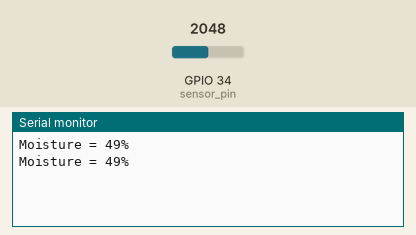
Simulated run of this sketch. Board: ESP32. Parts: the last lines printed to the serial monitor. Inputs (shaded band) come from the test bench; at power-on: GPIO 34 (sensor_pin) = 2048.

Above: at 1.8 s.
1.9 s: GPIO 34 (sensor_pin) set to 2866
At 2.7 s:
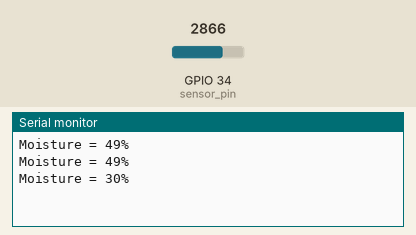
3.4 s: GPIO 34 (sensor_pin) set to 3603
At 4.8 s:
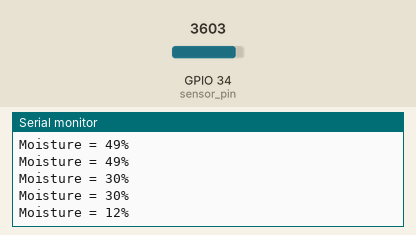
Timing chart, 0 to 6.4 s (numbered marks = the images above; inputs shaded):
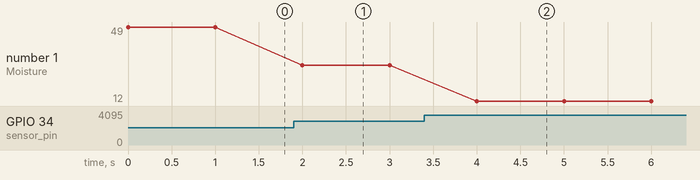

The sketch:

Soil_Moisture_Test.ino
```cpp
/*
  ESP32 Soil Moisture Sensor
  http:://www.electronicwings.com
*/

int _moisture,sensor_analog;
const int sensor_pin = 34;  /* Soil moisture sensor O/P pin */

void setup(void){
  Serial.begin(115200);     /* Set the baudrate to 115200*/
}

void loop(void){
  sensor_analog = analogRead(sensor_pin);
  _moisture = ( 100 - ( (sensor_analog/4095.00) * 100 ) );
  Serial.print("Moisture = ");
  Serial.print(_moisture);  /* Print Temperature on the serial window */
  Serial.println("%");
  delay(1000);              /* Wait for 1000mS */
}
```

Measured:
- after the input at 1.9 s, the serial monitor: prints a new line after 0.10 s (image 1)
- after the input at 3.4 s, the serial monitor: prints a new line after 0.60 s (image 2)
- plotted number 1: 49 → 30 after the input at 1.9 s, 30 → 12 after the input at 3.4 s
